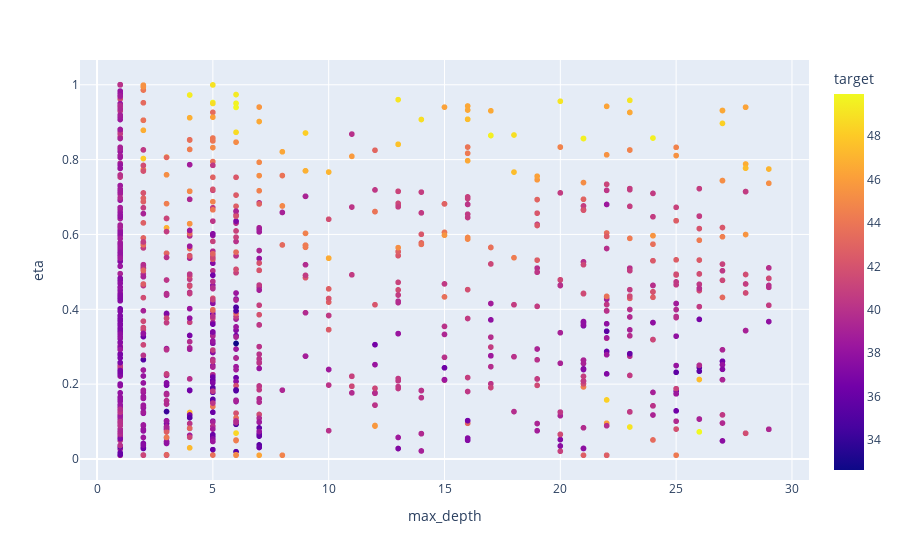

The notebook cell saved with this chart:
### Code cell
px.scatter(df1, x="max_depth", y="eta", color="target")

### Figure 1 — Plotly figure (JSON) as saved in the notebook; plotly's stock layout.template omitted (floating-point values rounded to 4 significant figures; data arrays with more than 128 entries replaced by an {"elided": "..."} marker saying what was removed)
{"data": [{"hovertemplate": "max_depth=%{x}<br>eta=%{y}<br>target=%{marker.color}<extra></extra>", "legendgroup": "", "marker": {"color": {"elided": "1005 float values"}, "coloraxis": "coloraxis", "symbol": "circle"}, "mode": "markers", "name": "", "showlegend": false, "type": "scattergl", "x": {"elided": "1005 int values"}, "xaxis": "x", "y": {"elided": "1005 float values"}, "yaxis": "y"}], "layout": {"coloraxis": {"colorbar": {"title": {"text": "target"}}, "colorscale": [[0, "#0d0887"], [0.1111, "#46039f"], [0.2222, "#7201a8"], [0.3333, "#9c179e"], [0.4444, "#bd3786"], [0.5556, "#d8576b"], [0.6667, "#ed7953"], [0.7778, "#fb9f3a"], [0.8889, "#fdca26"], [1, "#f0f921"]]}, "legend": {"tracegroupgap": 0}, "margin": {"t": 60}, "xaxis": {"anchor": "y", "domain": [0, 1], "title": {"text": "max_depth"}}, "yaxis": {"anchor": "x", "domain": [0, 1], "title": {"text": "eta"}}}}
